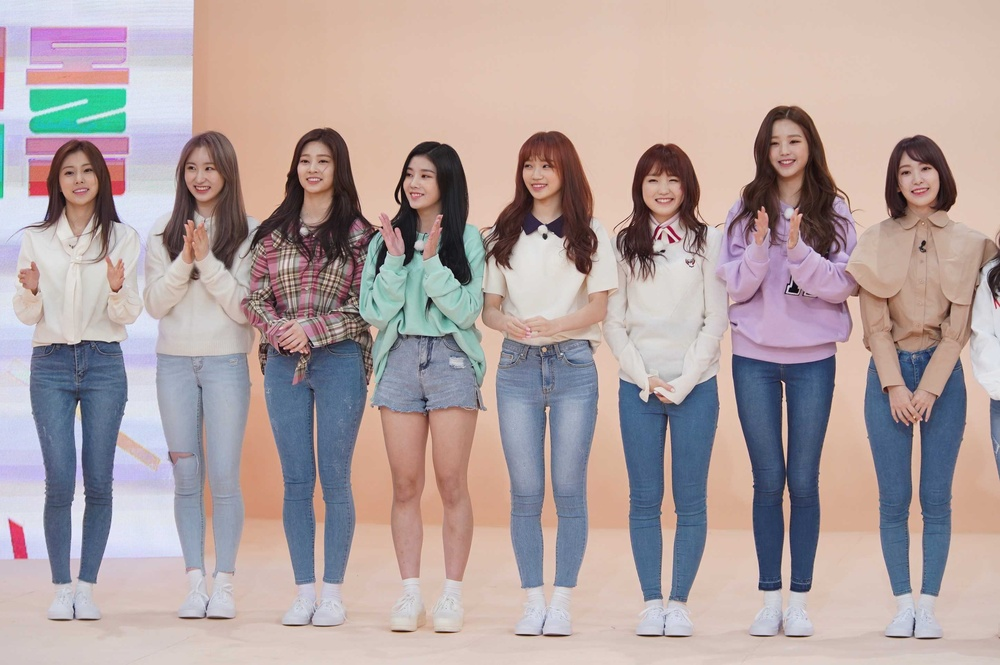
#> input picture opencv/image/izone.jpg, 1000 x 665 px, shrunk from 2897 x 1926 before the run
$ python image_face_detect.py
#> lines starting #> are read from the running program, lines starting #| are printed output that depends on the picture; after the words box and inside, x2 and y2 are one past the last pixel; in counts of white or black regions, pixels touching at a corner belong together
# 설치한 OpenCV 패키지 불러오기
import cv2

# 분석하기 위한 이미지 불러오기
image = cv2.imread("image/izone.jpg", cv2.IMREAD_COLOR)
#> image is the input picture: shape (665, 1000, 3); mean B, G, R 160.6, 161.3, 176.9

# 흑백사진으로 변경
gray = cv2.cvtColor(image, cv2.COLOR_BGR2GRAY)
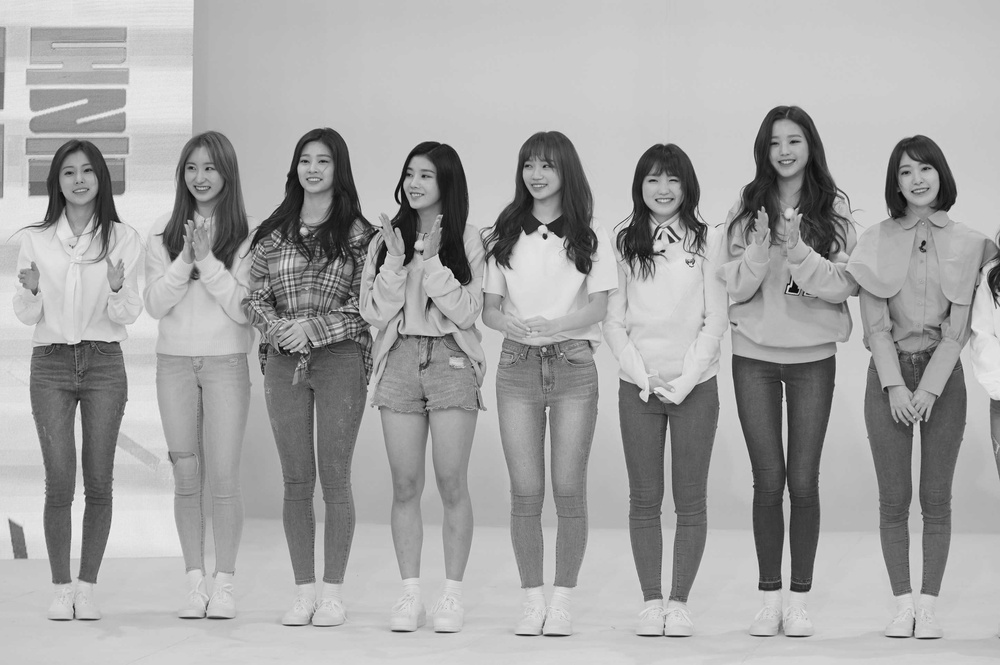
#> gray: shape (665, 1000); min 2, max 241, mean 165.9

# 변환한 흑백사진으로부터 히스토그램 평활화
gray = cv2.equalizeHist(gray)
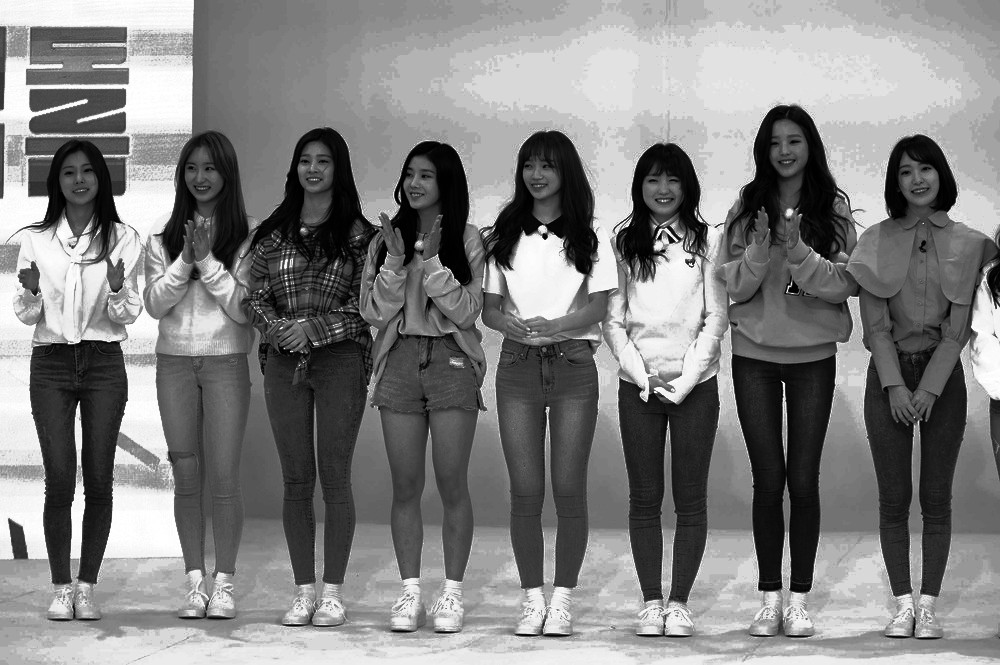
#> gray: shape (665, 1000); min 0, max 255, mean 129.5

if image is None: raise Exception("이미지 읽기 실패")

# 학습된 얼굴 정면검출기 사용하기
face_cascade = cv2.CascadeClassifier("data/haarcascade_frontalface_alt2.xml")

# 얼굴 검출 수행(정확도 높이는 방법의 아래 파라미터를 조절함)
# 얼굴 검출은 히스토그램 평황화한 이미지 사용
# scaleFactor : 1.5
# minNeighbors : 인근 유사 픽셀 발견 비율이 5번 이상
# flags : 0 => 더이상 사용하지 않는 인자값
# 분석할 이미지의 최소 크기 : 가로 100, 세로 100
faces = face_cascade.detectMultiScale(gray, 1.1, 5, 0, (100, 100))
#> faces = [[605, 283, 124, 124]]

# 인식된 얼굴의 수
facesCnt = len(faces)
#> facesCnt = 1

# 인식된 얼굴의 수 출력
print(len(faces))
#| 1

# 얼굴이 검출되었다면,
if facesCnt > 0:

    for face in faces:
        #얼굴 위치 값을 가져오기
        x, y, w, h = face

        #얼굴 검출 사각형 그리기
        cv2.rectangle(image, face, (255, 0, 0), 4)
#> this loop made 1 pass
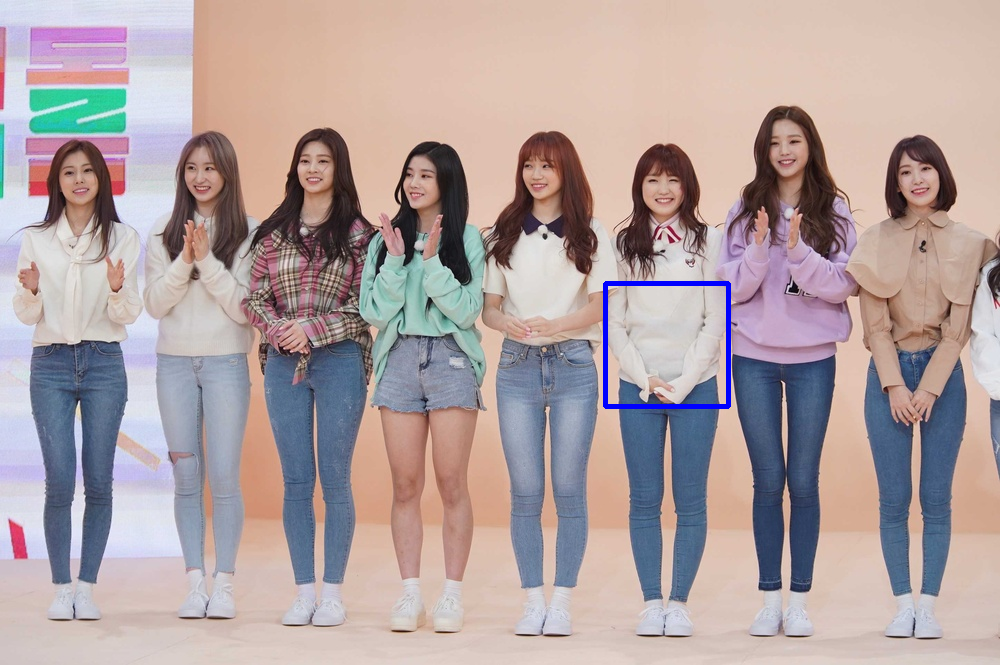
#> image: shape (665, 1000, 3); 0.37% of pixels changed, all inside (x1, y1, x2, y2) = (603, 281, 731, 409)

else: print("얼굴 미검출")

# 사이즈 변경된 이미지로 출력하기
cv2.imshow("MyFace", image)

# 입력받는 것 대기하기, 작성안하면, 결과창이 바로 닫힘
cv2.waitKey(0)

$ run again, with opencv/image/03.jpg copied over opencv/image/izone.jpg
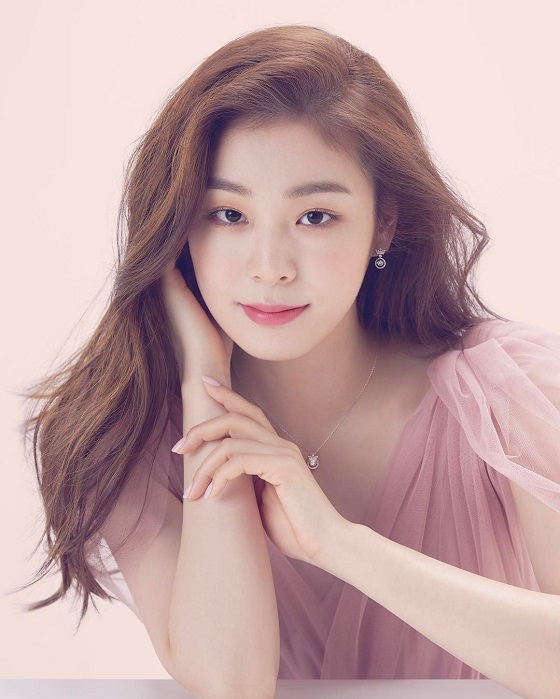
#> input picture opencv/image/03.jpg, 560 x 699 px
#> image is the input picture: shape (699, 560, 3); mean B, G, R 165, 164.8, 194.8
#> `gray = cv2.equalizeHist(gray)`:
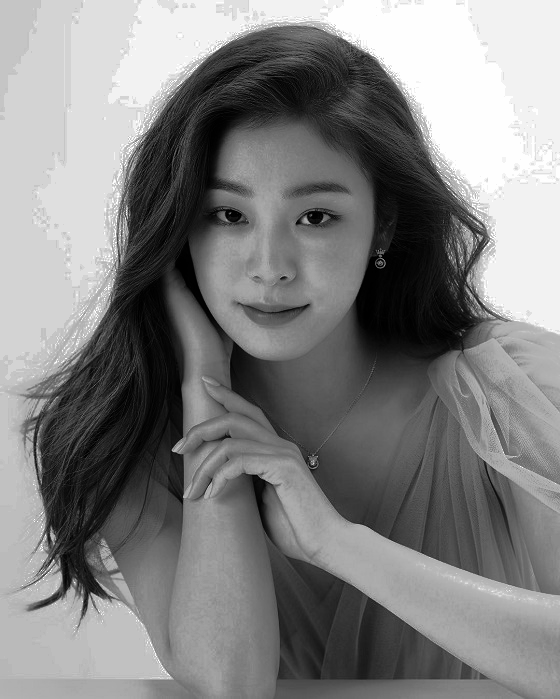
#> gray: shape (699, 560); min 0, max 255, mean 129.6
#> faces = [[165, 137, 223, 223]]
#> facesCnt = 1
#| 1
#> the loop `for face in faces:` made 1 pass
#> after the loop `for face in faces:`:
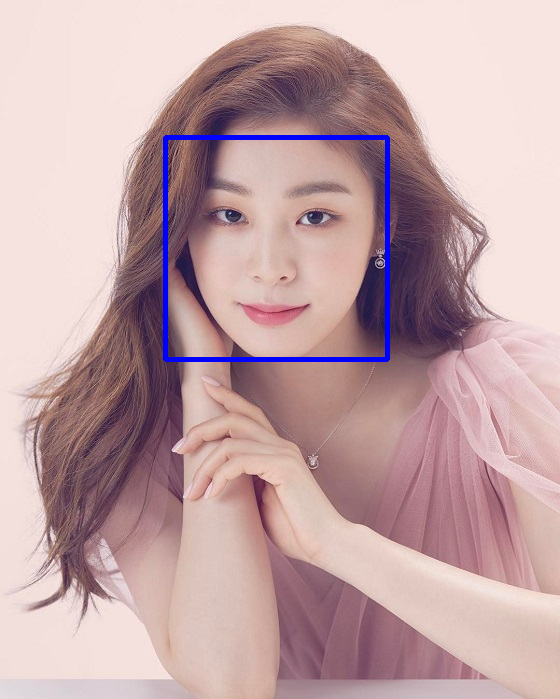
#> image: shape (699, 560, 3); 1.13% of pixels changed, all inside (x1, y1, x2, y2) = (163, 135, 390, 362)

$ run again, with opencv/image/my_face.jpg copied over opencv/image/izone.jpg
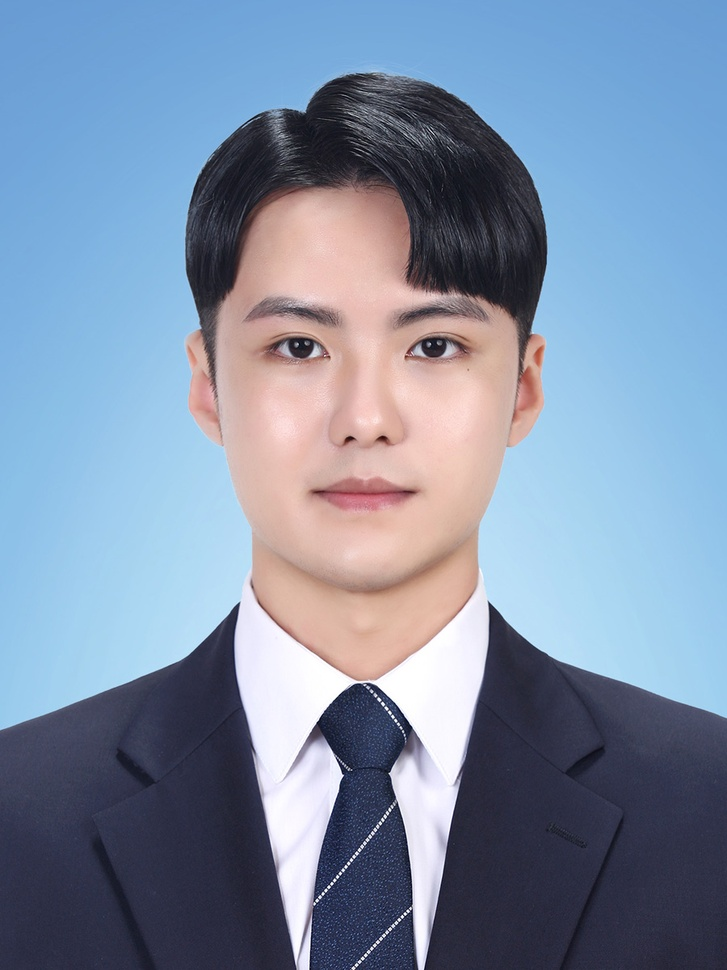
#> input picture opencv/image/my_face.jpg, 727 x 970 px, shrunk from 900 x 1200 before the run
#> image is the input picture: shape (970, 727, 3); mean B, G, R 165.8, 142.2, 126
#> `gray = cv2.equalizeHist(gray)`:
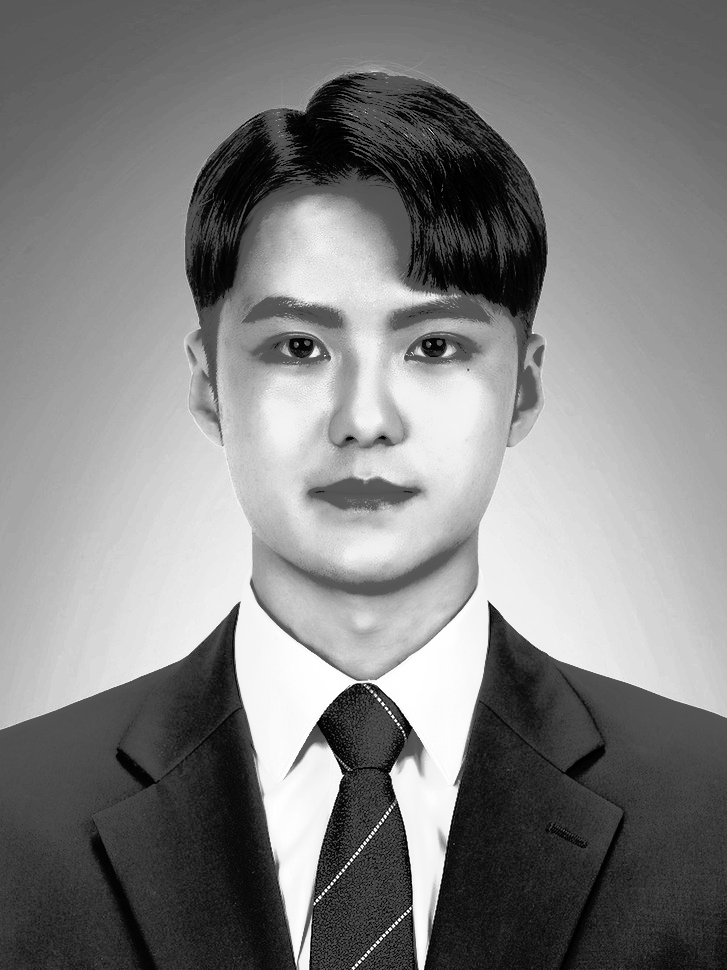
#> gray: shape (970, 727); min 0, max 255, mean 128.6
#> faces = [[174, 204, 379, 379]]
#> facesCnt = 1
#| 1
#> the loop `for face in faces:` made 1 pass
#> after the loop `for face in faces:`:
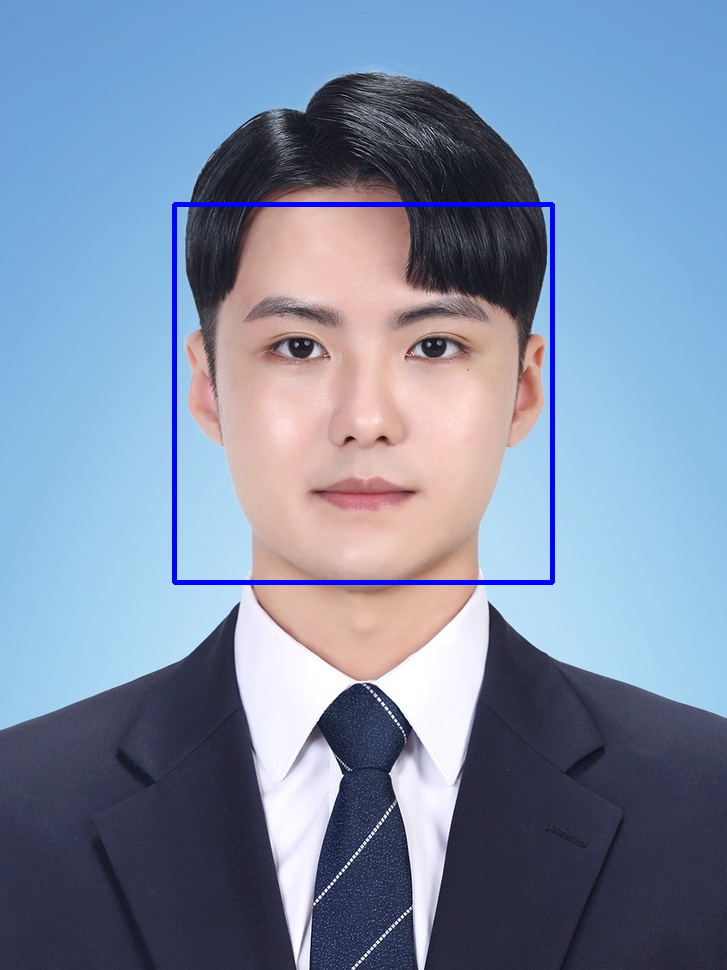
#> image: shape (970, 727, 3); 1.07% of pixels changed, all inside (x1, y1, x2, y2) = (172, 202, 555, 585)
